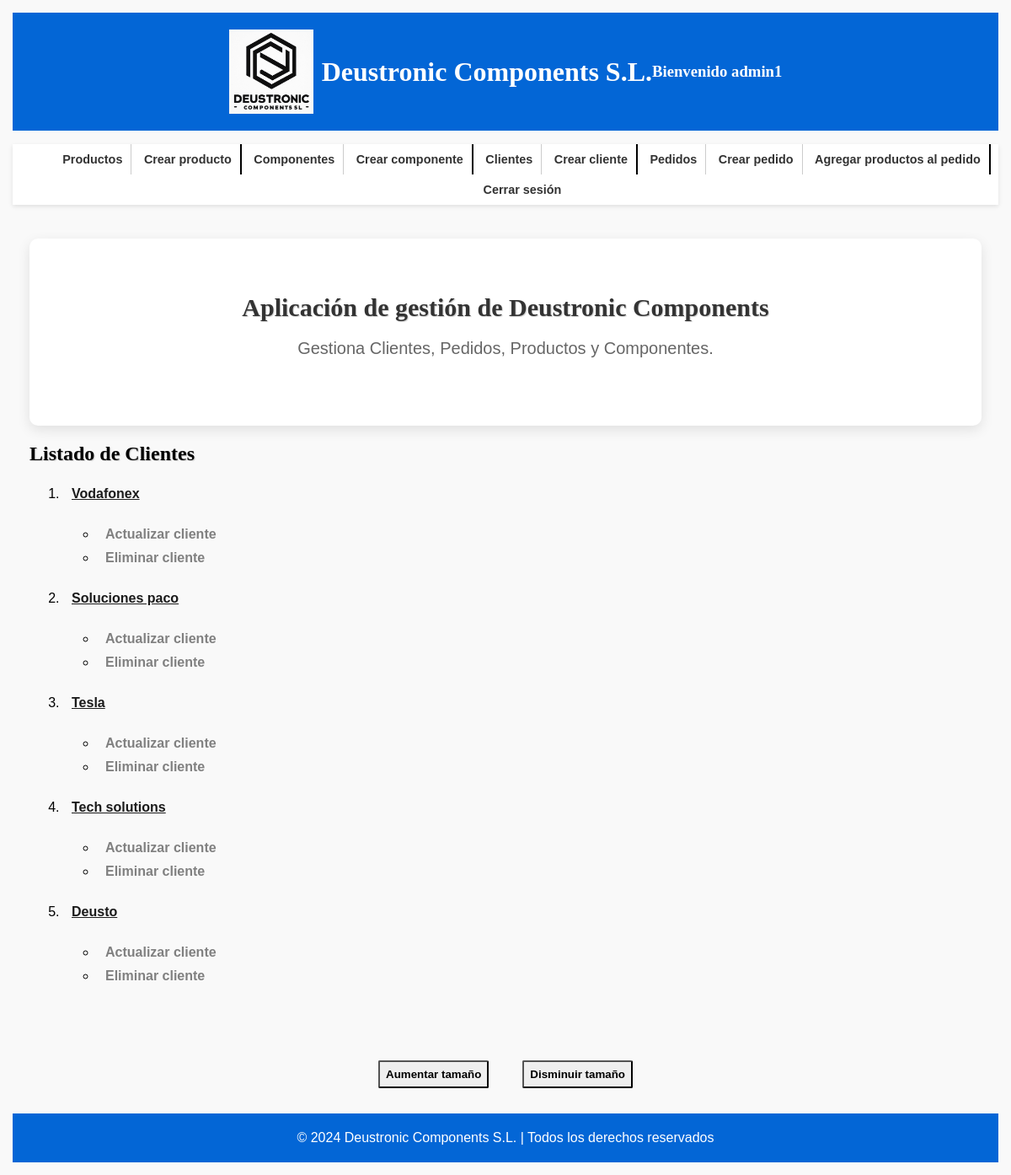
/appDeustronicComponents/cliente/ (signed in), run on an earlier commit of the app's database.
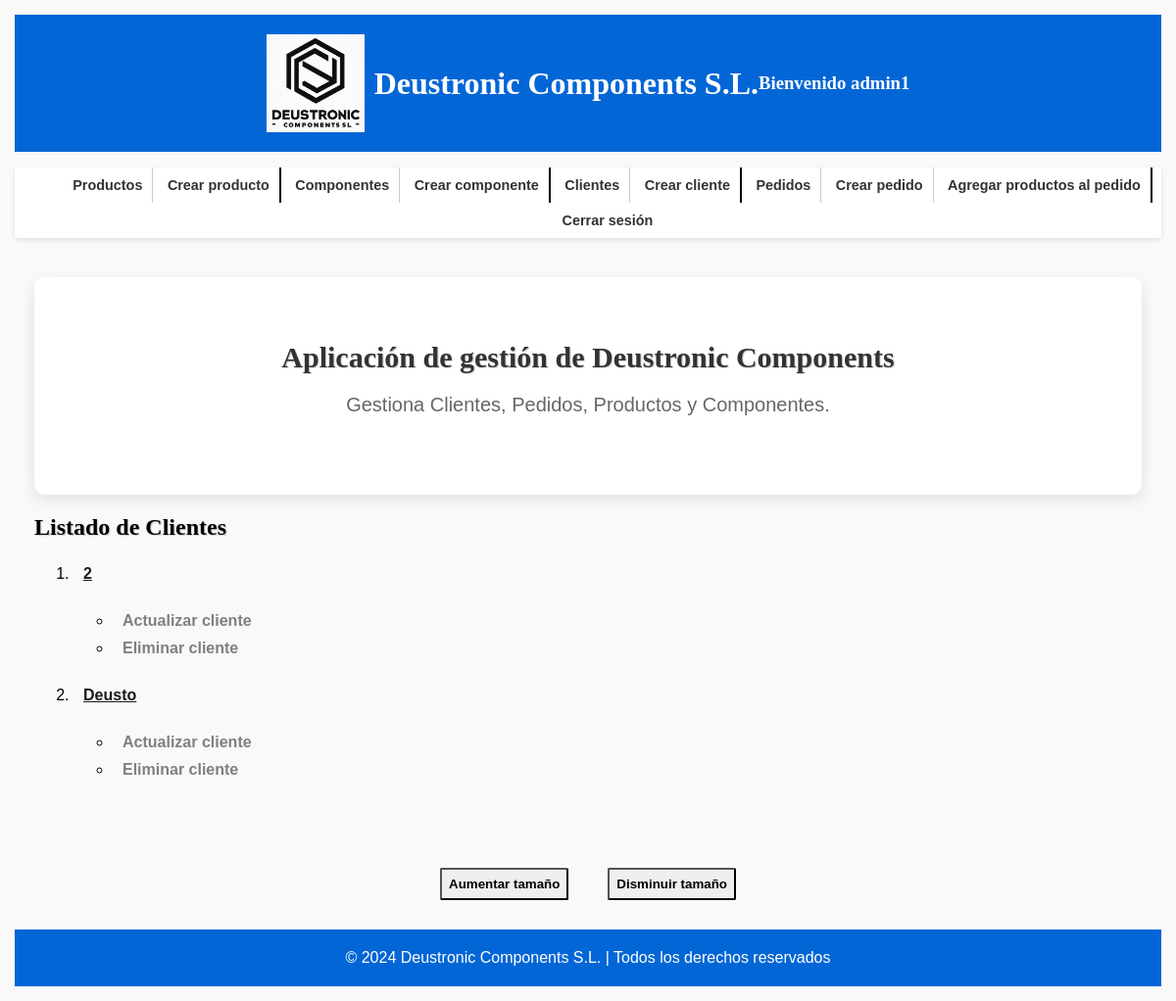
And on a later commit of the database.
### appDeustronicComponents/models.py (models this page shows, shortened)
class Cliente(models.Model):
    cif = models.CharField(max_length=100, primary_key=True)
    nombre_empresa = models.CharField(max_length=100)
    direccion = models.CharField(max_length=255)
    telefono = models.IntegerField()
    email = models.EmailField(max_length=255)
    username = models.CharField(max_length=20, unique=True)
    password = models.CharField(max_length=16)
    created = models.DateTimeField(auto_now_add=True)
    updated = models.DateTimeField(auto_now=True)
    class Meta:
        verbose_name_plural = "clientes"
        verbose_name = "cliente"
        ordering = ["-created"]

### appDeustronicComponents/views.py (the view)
# urls.py: path('cliente/', ClienteListView.as_view(), name='lista_clientes'),
class ClienteListView(ListView):
    model = Cliente
    template_name = 'appDeustronicComponents/clientes_list.html'
    context_object_name = 'clientes'
    @method_decorator(login_required)
    def dispatch(self, request, *args, **kwargs):
        return super().dispatch(request, *args, **kwargs)

### templates/appDeustronicComponents/clientes_list.html (shortened to what this page needs)
{% extends 'base.html' %}
{% block contenido %}
<h2 class="izq">Listado de Clientes</h2>
<ul class="lista">
    {% for cliente in clientes %}
    <li><a href="{% url 'detalle_cliente' cliente.pk %}">{{ cliente.nombre_empresa }}</a></li>
    <ul>
        <li><a href="{% url 'actualizar_cliente' cliente.pk %}">Actualizar cliente</a></li>
        <li><a href="{% url 'eliminar_cliente' pk=cliente.pk %}">Eliminar cliente</a></li>
    </ul>
    {% empty %}
    <li>No hay clientes disponibles</li>
    {% endfor %}
</ul>
{% endblock %}

### templates/base.html (shortened to what this page needs)
<!DOCTYPE html>
<html lang="es">
<head>
    {% load static %}
    <link rel="stylesheet" href="{% static 'css/style.css' %}">
</head>
<body>
<header>
    <div class="logo-container">
        <a href="/appDeustronicComponents/">
            <img src="{% static 'images/logo.jpg' %}" alt="Deustronic Components Logo">
        </a>
        <h1>Deustronic Components S.L.</h1>
        <h3>
            Bienvenido {{ request.user.username }}
        </h3>
    </div>
</header>
<nav>
    <ul id="listaNav">
        <li><a href="{% url 'lista_productos' %}">Productos</a></li>
        <li class="separador"><a href="{% url 'crear_producto' %}">Crear producto</a></li>
        <li><a href="{% url 'lista_componentes' %}">Componentes</a></li>
        <li class="separador"><a href="{% url 'crear_componente' %}">Crear componente</a></li>
        <li><a href="{% url 'lista_clientes' %}">Clientes</a></li>
        <li class="separador"><a href="{% url 'crear_cliente' %}">Crear cliente</a></li>
        <li><a href="{% url 'lista_pedido_productos' %}">Pedidos</a></li>
        <li><a href="{% url 'crear_pedido' %}">Crear pedido</a></li>
        <li class="separador"><a href="{% url 'crear_pedido_producto' %}">Agregar productos al pedido</a></li>
        <li><a href="{% url 'logout' %}">Cerrar sesión</a></li>
    </ul>
</nav>
<div id="content">
    <section class="main-section">
        <h2>Aplicación de gestión de Deustronic Components</h2>
        <p>Gestiona Clientes, Pedidos, Productos y Componentes.</p>
    </section>
    {% block contenido %}{% endblock %}
</div>
<div id="tamaño_texto">
    <button id="aumentar">Aumentar tamaño</button>
    <button id="disminuir">Disminuir tamaño</button>
</div>
<footer>
    &copy; 2024 Deustronic Components S.L. | Todos los derechos reservados
</footer>
</body>
</html>

### static/css/style.css (style rules this page uses)
html { box-sizing: border-box; font-size: 62.5%; }
*, *:before, *:after { box-sizing: inherit; }
img { max-width: 100%; display: flex; }
h1, h2, h3 { font-family: "Playfair Display", serif; }
h2 { text-align: center; text-shadow: 1px 1px 1px rgba(0, 0, 0, 0.2); }
.izq { text-align: left; }
body { font-family: Arial, sans-serif; margin: 1rem; padding: 0.5rem; background-color: #f9f9f9; font-size: 1.6rem; }
header { background-color: #0366d6; padding: 20px; color: #fff; display: flex; text-align: center; justify-content: center; }
.logo-container { display: flex; justify-content: left; align-items: center; }
nav { background-color: #fff; box-shadow: 0 2px 5px rgba(0, 0, 0, 0.1); text-align: center; }
nav ul li:last-child { border-right: 0; }
a { color: #333; font-weight: bold; transition: color 0.3s ease; text-decoration: underline; }
#content { margin: 20px auto; padding: 20px; min-width: 100%; max-width: 100%; display: block; }
.main-section { background-color: #fff; border-radius: 10px; box-shadow: 0 5px 15px rgba(0, 0, 0, 0.1); padding: 40px; text-align: center; }
.main-section h2 { color: #333; font-size: 3rem; margin-bottom: 20px; }
.main-section p { color: #666; font-size: 2rem; margin-bottom: 40px; text-align: center; }
footer { background-color: #0366d6; color: #fff; text-align: center; padding: 20px 0; }

What changed in the data, as far as the page shows it:
removed Cliente: nombre_empresa "Vodafonex"
removed Cliente: nombre_empresa "Soluciones paco"
removed Cliente: nombre_empresa "Tesla"
removed Cliente: nombre_empresa "Tech solutions"
added Cliente: nombre_empresa "2"
